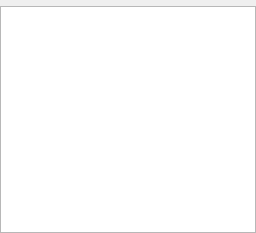
<?xml version="1.0" encoding="UTF-8"?>
<ui version="4.0">
 <class>toc_dock</class>
 <widget class="QDockWidget" name="toc_dock">
  <property name="geometry">
   <rect>
    <x>0</x>
    <y>0</y>
    <width>256</width>
    <height>233</height>
   </rect>
  </property>
  <property name="contextMenuPolicy">
   <enum>Qt::CustomContextMenu</enum>
  </property>
  <property name="windowTitle">
   <string>Table of Contents</string>
  </property>
  <widget class="QWidget" name="toc_container">
   <layout class="QVBoxLayout" name="verticalLayout">
    <property name="leftMargin">
     <number>0</number>
    </property>
    <property name="topMargin">
     <number>0</number>
    </property>
    <property name="rightMargin">
     <number>0</number>
    </property>
    <property name="bottomMargin">
     <number>0</number>
    </property>
    <item>
     <widget class="QwidgetContentSearch" name="qwidgetSearch" native="true"/>
    </item>
    <item>
     <widget class="QtreeviewContent" name="qtreeviewContent"/>
    </item>
   </layout>
  </widget>
 </widget>
 <customwidgets>
  <customwidget>
   <class>QtreeviewContent</class>
   <extends>QTreeView</extends>
   <header>calibre.gui2.viewer.qtreeview.qtreeviewContent</header>
  </customwidget>
  <customwidget>
   <class>QwidgetContentSearch</class>
   <extends>QWidget</extends>
   <header>calibre.gui2.viewer.qwidget.qwidgetContentSearch</header>
   <container>1</container>
  </customwidget>
 </customwidgets>
 <resources/>
 <connections/>
</ui>
